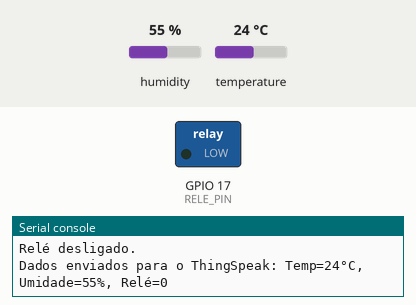
Simulated run of this program. Board: ESP32 board running MicroPython. On the bench: switched loads named in the program (green lamp = pin HIGH), the last lines printed to the serial console. The test bench sets the inputs (shaded band); at power-on: humidity 55 %, temperature 24 °C. WiFi joins after 1.5 s; requests to the public web service named in the program get a made-up reply in its usual format after 0.4 s (London, UTC, broken clouds, 64 % humidity, 1013 hPa unless stated).

Above: at 3.2 s.
3.3 s: humidity set to 69 %
6.5 s: humidity set to 72 %
At 7.6 s:
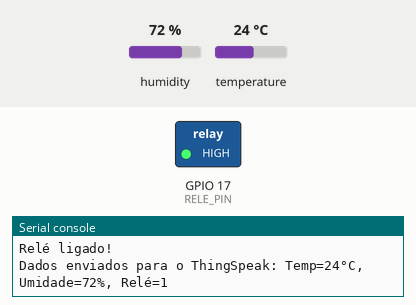
9.7 s: humidity set to 22 %
At 12.9 s:
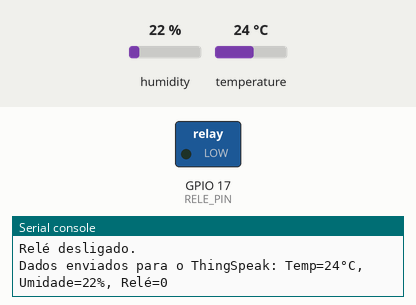
13.2 s: humidity set to 88 %
At 14.5 s:
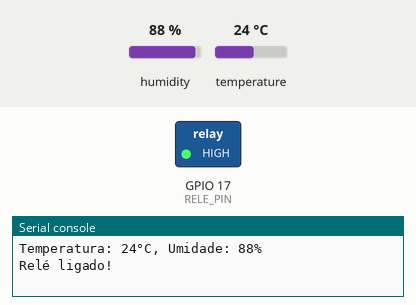
Timing chart, 0 to 16.2 s (numbered marks = the images above; inputs shaded):
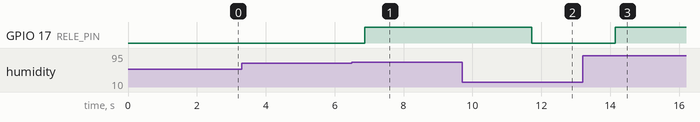

Measured:
- the behaviour switches between 70 and 71 % on humidity (found by bisection; images 0 and 1)
- after the input at 6.5 s, GPIO 17 (RELE_PIN): LOW → HIGH after 0.37 s
- after the input at 9.7 s, GPIO 17 (RELE_PIN): HIGH → LOW after 2.0 s
- after the input at 13.2 s, GPIO 17 (RELE_PIN): LOW → HIGH after 0.94 s

The program:

main.py
```python
import dht
import machine
import urequests
import time
import network

def conecta_wifi():
    ssid = 'CLARO_2G0810A0'
    password = 'LACASITA'

    station = network.WLAN(network.STA_IF)
    station.active(True)
    station.connect(ssid, password)

    while not station.isconnected():
        print("Conectando ao Wi-Fi...")
        time.sleep(1)

    print("Conectado ao Wi-Fi com sucesso!")

conecta_wifi()

sensor = dht.DHT11(machine.Pin(4))
RELE_PIN = machine.Pin(17, machine.Pin.OUT)
RELE_PIN.value(0)

def thingspeak(temperatura, umidade, rele_estado):
    try:

        url = "https://api.thingspeak.com/update?api_key=VEH8ZPQZ5D0750KZ&field1={}&field2={}&field3={}".format(temperatura, umidade, rele_estado)
        response = urequests.get(url)
        response.close()
        print("Dados enviados para o ThingSpeak: Temp={}°C, Umidade={}%, Relé={}".format(temperatura, umidade, rele_estado))
    except Exception as e:
        print("Erro ao enviar dados ao ThingSpeak:", e)

def verificar_condicoes(temperatura, umidade):
    if temperatura > 31 or umidade > 70:
        RELE_PIN.value(1)
        print("Relé ligado!")
        return 1
    else:
        RELE_PIN.value(0)
        print("Relé desligado.")
        return 0

while True:
    try:
        sensor.measure()
        temperatura = sensor.temperature()
        umidade = sensor.humidity()

        print("Temperatura: {}°C, Umidade: {}%".format(temperatura, umidade))

        rele_estado = verificar_condicoes(temperatura, umidade)
        thingspeak(temperatura, umidade, rele_estado)

    except OSError as e:
        print("Erro ao ler o sensor:", e)

    time.sleep(2)
```
